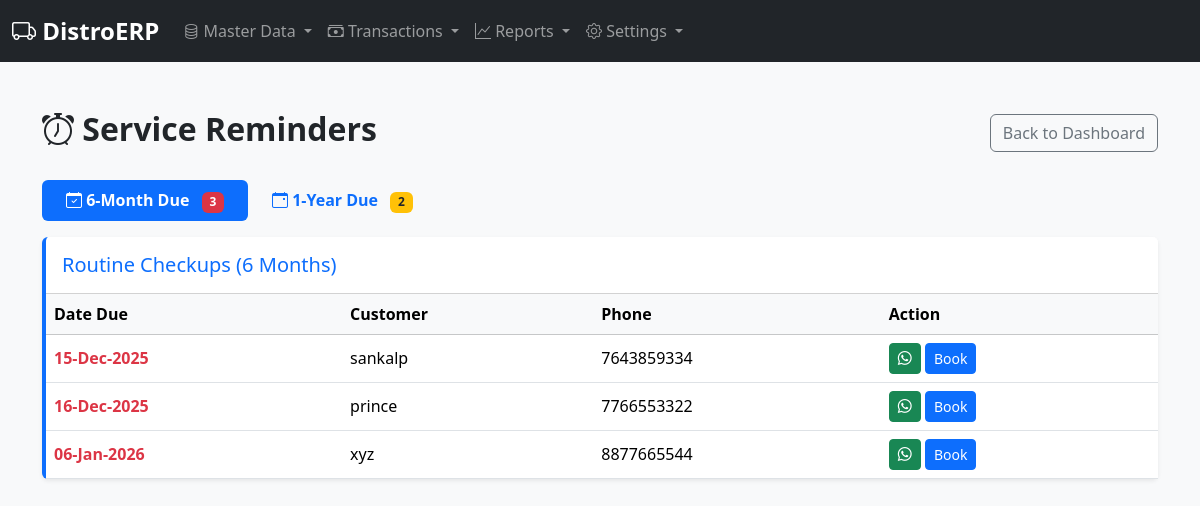
Page /service/reminders on the committed database.
### erp/models.py (models this page shows, shortened)
class ServiceRecord(db.Model):
    id = db.Column(db.Integer, primary_key=True)
    service_customer_id = db.Column(db.Integer, db.ForeignKey('service_customer.id'), nullable=False)
    service_date = db.Column(db.Date, nullable=False, default=datetime.utcnow)
    serviceman_name = db.Column(db.String(100), nullable=False)
    issue_reported = db.Column(db.Text, nullable=True)
    action_taken = db.Column(db.Text, nullable=True)
    service_charge = db.Column(db.Float, default=0.0)
    parts_cost = db.Column(db.Float, default=0.0)
    total_cost = db.Column(db.Float, default=0.0)
    due_date_6mo = db.Column(db.Date, nullable=True)  # For 6-month checkup
    due_date_1yr = db.Column(db.Date, nullable=True)  # For 1-year renewal

class ServiceCustomer(db.Model):
    id = db.Column(db.Integer, primary_key=True)
    name = db.Column(db.String(100), nullable=False)
    phone = db.Column(db.String(20), nullable=False, unique=True)
    address = db.Column(db.Text, nullable=True)
    created_at = db.Column(db.DateTime, default=datetime.utcnow)
    services = db.relationship('ServiceRecord', backref='service_customer', lazy=True, cascade="all, delete-orphan")

### erp/routes.py (the view)
@bp.route('/service/reminders')
def service_reminders():
    today = date.today()
    alert_window = today + timedelta(days=30) # Show anyone due in next 30 days
    list_6mo = ServiceRecord.query.filter(
        ServiceRecord.due_date_6mo <= alert_window,
        ServiceRecord.due_date_6mo >= (today - timedelta(days=60)) # Don't show extremely old ones
    ).order_by(ServiceRecord.due_date_6mo.asc()).all()
    list_1yr = ServiceRecord.query.filter(
        ServiceRecord.due_date_1yr <= alert_window,
        ServiceRecord.due_date_1yr >= (today - timedelta(days=60))
    ).order_by(ServiceRecord.due_date_1yr.asc()).all()
    return render_template('service_reminders.html', list_6mo=list_6mo, list_1yr=list_1yr)

### erp/templates/service_reminders.html (shortened to what this page needs)
{% extends "base.html" %}
{% block content %}
<div class="container py-4">
    <div class="d-flex justify-content-between align-items-center mb-4">
        <h2 class="fw-bold"><i class="bi bi-alarm"></i> Service Reminders</h2>
        <a href="{{ url_for('main.service_dashboard') }}" class="btn btn-outline-secondary">Back to Dashboard</a>
    </div>
    <ul class="nav nav-pills mb-3" id="pills-tab" role="tablist">
        <li class="nav-item" role="presentation">
            <button class="nav-link active fw-bold px-4 py-2" id="pills-6mo-tab" data-bs-toggle="pill" data-bs-target="#pills-6mo" type="button">
                <i class="bi bi-calendar-check"></i> 6-Month Due <span class="badge bg-danger ms-2">{{ list_6mo|length }}</span>
            </button>
        </li>
        <li class="nav-item" role="presentation">
            <button class="nav-link fw-bold px-4 py-2" id="pills-1yr-tab" data-bs-toggle="pill" data-bs-target="#pills-1yr" type="button">
                <i class="bi bi-calendar-event"></i> 1-Year Due <span class="badge bg-warning text-dark ms-2">{{ list_1yr|length }}</span>
            </button>
        </li>
    </ul>
    <div class="tab-content" id="pills-tabContent">
        <div class="tab-pane fade show active" id="pills-6mo">
            <div class="card shadow-sm border-0 border-start border-primary border-4">
                <div class="card-header bg-white py-3"><h5 class="mb-0 text-primary">Routine Checkups (6 Months)</h5></div>
                <div class="card-body p-0">
                    {% if list_6mo %}
                    <div class="table-responsive">
                        <table class="table table-hover align-middle mb-0">
                            <thead class="table-light"><tr><th>Date Due</th><th>Customer</th><th>Phone</th><th>Action</th></tr></thead>
                            <tbody>
                                {% for item in list_6mo %}
                                <tr>
                                    <td class="fw-bold text-danger">{{ item.due_date_6mo.strftime('%d-%b-%Y') }}</td>
                                    <td>{{ item.service_customer.name }}</td>
                                    <td>{{ item.service_customer.phone }}</td>
                                    <td>
                                        <a href="https://wa.me/91{{ item.service_customer.phone }}?text=Hello {{ item.service_customer.name }}, your 6-month RO service is due on {{ item.due_date_6mo }}. Can we visit?" target="_blank" class="btn btn-sm btn-success"><i class="bi bi-whatsapp"></i></a>
                                        <a href="{{ url_for('main.book_appointment', customer_id=item.service_customer.id) }}" class="btn btn-sm btn-primary">Book</a>
                                    </td>
                                </tr>
                                {% endfor %}
                            </tbody>
                        </table>
                    </div>
                    {% else %}
                    <p class="text-center py-4 text-muted">No 6-month services due.</p>
                    {% endif %}
                </div>
            </div>
        </div>
    </div>
</div>
{% endblock %}

### erp/templates/base.html (style rules this page uses)
body { background-color: #f8f9fa; }
.card { box-shadow: 0 0.125rem 0.25rem rgba(0, 0, 0, 0.075); }
.table-responsive { max-height: 600px; overflow-y: auto; }

### rows in the picture
ServiceRecord: due_date_6mo "15-Dec-2025", service_customer.name "sankalp", service_customer.phone "7643859334"
ServiceRecord: due_date_6mo "16-Dec-2025", service_customer.name "prince", service_customer.phone "7766553322"
ServiceRecord: due_date_6mo "06-Jan-2026", service_customer.name "xyz", service_customer.phone "8877665544"

### other values in the picture
{{ list_6mo|length }} "3"
{{ list_1yr|length }} "2"
